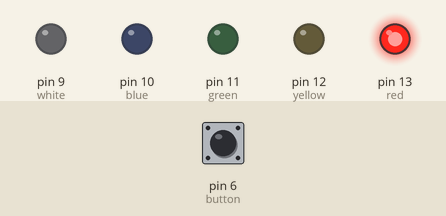
The sketch below on a simulated Arduino Uno, built with avr-gcc and run on an emulated ATmega328P. Shown: output pins drawn as LEDs (lit = HIGH). Inputs (shaded band) come from the test bench; at power-on: pin 6 (button) LOW.

Above: at 2.8 s.
2.9 s: pin 6 (button) pulled HIGH for 1.2 s
At 3.4 s:
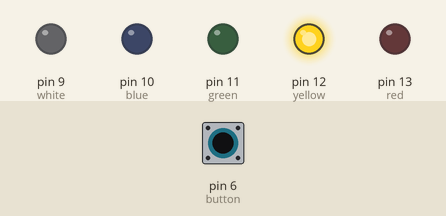
At 7.6 s:
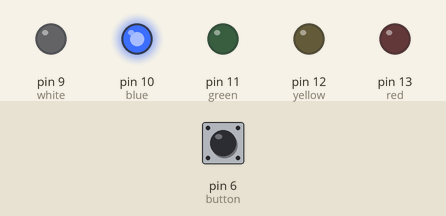
8.2 s: pin 6 (button) pulled HIGH for 3.2 s
At 13.4 s:
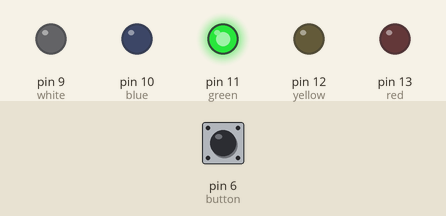
Timing chart, 0 to 20.5 s (numbered marks = the images above; inputs shaded):
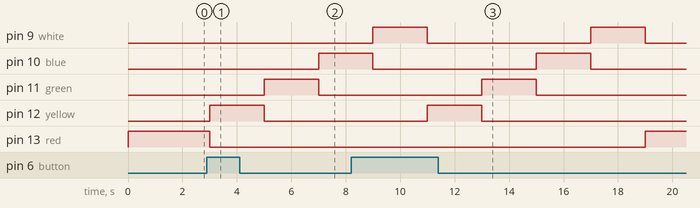

Measured:
- after the input at 2.9 s, pin 10 (blue): LOW → HIGH after 4.1 s; pin 11 (green): LOW → HIGH after 2.1 s, → LOW 2.0 s later; pin 12 (yellow): LOW → HIGH after 0.10 s, → LOW 2.0 s later; pin 13 (red): HIGH → LOW after 0.10 s
- after the input at 8.2 s, pin 11 (green): LOW → HIGH after 4.8 s, → LOW 2.0 s later; pin 12 (yellow): LOW → HIGH after 2.8 s, → LOW 2.0 s later; pin 13 (red): LOW → HIGH after 10.8 s instead of 2.8 s
- by itself, pin 9 (white): alternates HIGH for 2.0 s and LOW for 6.0 s

The sketch:

RainbowLED_Button.ino
```cpp
// pin setup
int red = 13;
int yellow = 12;
int green = 11;
int blue = 10;
int white = 9;
int button = 6;

void setup() {
  // put your setup code here, to run once:
  pinMode(red, OUTPUT);
  pinMode(yellow, OUTPUT);
  pinMode(green, OUTPUT);
  pinMode(blue, OUTPUT);
  pinMode(white, OUTPUT);
  pinMode(button, INPUT);
}

void loop() {
  // put your main code here, to run repeatedly:
  digitalWrite(red, HIGH);
  digitalWrite(white, LOW);
  for(int i = 0; i < 3000; i++) // i is an iterating or counting variable, so i will increase in value
  {
    if(digitalRead(button) == HIGH) // will check if the button is being pressed
    {
        break;
    }
    delay(1000); // 1 millisecond for each loop
  }

  digitalWrite(yellow, HIGH);
  digitalWrite(red, LOW);
  delay(2000);
  digitalWrite(green, HIGH);
  digitalWrite(yellow, LOW);
  delay(2000);
  digitalWrite(blue, HIGH);
  digitalWrite(green, LOW);
  delay(2000);
  digitalWrite(white, HIGH);
  digitalWrite(blue, LOW);
  delay(2000);
}
```
